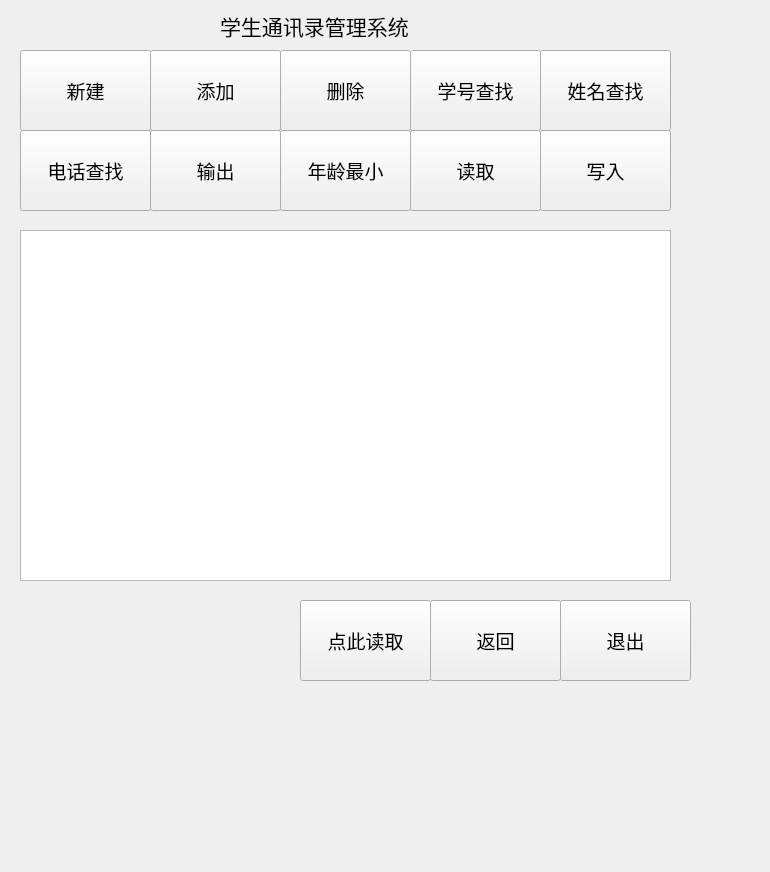
<?xml version="1.0" encoding="UTF-8"?>
<ui version="4.0">
 <class>readMinStudent</class>
 <widget class="QWidget" name="readMinStudent">
  <property name="geometry">
   <rect>
    <x>0</x>
    <y>0</y>
    <width>770</width>
    <height>872</height>
   </rect>
  </property>
  <property name="windowTitle">
   <string>Form</string>
  </property>
  <widget class="QPushButton" name="outputButton">
   <property name="geometry">
    <rect>
     <x>150</x>
     <y>130</y>
     <width>131</width>
     <height>81</height>
    </rect>
   </property>
   <property name="font">
    <font>
     <pointsize>14</pointsize>
    </font>
   </property>
   <property name="text">
    <string>输出</string>
   </property>
  </widget>
  <widget class="QPushButton" name="exitButton">
   <property name="geometry">
    <rect>
     <x>560</x>
     <y>600</y>
     <width>131</width>
     <height>81</height>
    </rect>
   </property>
   <property name="font">
    <font>
     <pointsize>14</pointsize>
    </font>
   </property>
   <property name="text">
    <string>退出</string>
   </property>
  </widget>
  <widget class="QPushButton" name="writeButton">
   <property name="geometry">
    <rect>
     <x>540</x>
     <y>130</y>
     <width>131</width>
     <height>81</height>
    </rect>
   </property>
   <property name="font">
    <font>
     <pointsize>14</pointsize>
    </font>
   </property>
   <property name="text">
    <string>写入</string>
   </property>
  </widget>
  <widget class="QPushButton" name="searchNumButton">
   <property name="geometry">
    <rect>
     <x>410</x>
     <y>50</y>
     <width>131</width>
     <height>81</height>
    </rect>
   </property>
   <property name="font">
    <font>
     <pointsize>14</pointsize>
    </font>
   </property>
   <property name="text">
    <string>学号查找</string>
   </property>
  </widget>
  <widget class="QPushButton" name="addButton">
   <property name="geometry">
    <rect>
     <x>150</x>
     <y>50</y>
     <width>131</width>
     <height>81</height>
    </rect>
   </property>
   <property name="font">
    <font>
     <pointsize>14</pointsize>
    </font>
   </property>
   <property name="text">
    <string>添加</string>
   </property>
  </widget>
  <widget class="QPushButton" name="outputMinButton">
   <property name="geometry">
    <rect>
     <x>300</x>
     <y>600</y>
     <width>131</width>
     <height>81</height>
    </rect>
   </property>
   <property name="font">
    <font>
     <pointsize>14</pointsize>
    </font>
   </property>
   <property name="text">
    <string>点此读取</string>
   </property>
  </widget>
  <widget class="QPushButton" name="searchPhoneNumButton">
   <property name="geometry">
    <rect>
     <x>20</x>
     <y>130</y>
     <width>131</width>
     <height>81</height>
    </rect>
   </property>
   <property name="font">
    <font>
     <pointsize>14</pointsize>
    </font>
   </property>
   <property name="text">
    <string>电话查找</string>
   </property>
  </widget>
  <widget class="QPushButton" name="establishButton">
   <property name="geometry">
    <rect>
     <x>20</x>
     <y>50</y>
     <width>131</width>
     <height>81</height>
    </rect>
   </property>
   <property name="font">
    <font>
     <pointsize>14</pointsize>
    </font>
   </property>
   <property name="text">
    <string>新建</string>
   </property>
  </widget>
  <widget class="QPushButton" name="searchNameButton">
   <property name="geometry">
    <rect>
     <x>540</x>
     <y>50</y>
     <width>131</width>
     <height>81</height>
    </rect>
   </property>
   <property name="font">
    <font>
     <pointsize>14</pointsize>
    </font>
   </property>
   <property name="text">
    <string>姓名查找</string>
   </property>
  </widget>
  <widget class="QPushButton" name="delButton">
   <property name="geometry">
    <rect>
     <x>280</x>
     <y>50</y>
     <width>131</width>
     <height>81</height>
    </rect>
   </property>
   <property name="font">
    <font>
     <pointsize>14</pointsize>
    </font>
   </property>
   <property name="text">
    <string>删除</string>
   </property>
  </widget>
  <widget class="QPushButton" name="readButton">
   <property name="geometry">
    <rect>
     <x>410</x>
     <y>130</y>
     <width>131</width>
     <height>81</height>
    </rect>
   </property>
   <property name="font">
    <font>
     <pointsize>14</pointsize>
    </font>
   </property>
   <property name="text">
    <string>读取</string>
   </property>
  </widget>
  <widget class="QPushButton" name="returnButton">
   <property name="geometry">
    <rect>
     <x>430</x>
     <y>600</y>
     <width>131</width>
     <height>81</height>
    </rect>
   </property>
   <property name="font">
    <font>
     <pointsize>14</pointsize>
    </font>
   </property>
   <property name="text">
    <string>返回</string>
   </property>
  </widget>
  <widget class="QPushButton" name="readMinStudentButton">
   <property name="geometry">
    <rect>
     <x>280</x>
     <y>130</y>
     <width>131</width>
     <height>81</height>
    </rect>
   </property>
   <property name="font">
    <font>
     <pointsize>14</pointsize>
    </font>
   </property>
   <property name="text">
    <string>年龄最小</string>
   </property>
  </widget>
  <widget class="QLabel" name="label">
   <property name="geometry">
    <rect>
     <x>220</x>
     <y>-40</y>
     <width>311</width>
     <height>131</height>
    </rect>
   </property>
   <property name="font">
    <font>
     <pointsize>16</pointsize>
    </font>
   </property>
   <property name="text">
    <string>学生通讯录管理系统</string>
   </property>
  </widget>
  <widget class="QTableWidget" name="tableWidget">
   <property name="geometry">
    <rect>
     <x>20</x>
     <y>230</y>
     <width>651</width>
     <height>351</height>
    </rect>
   </property>
  </widget>
 </widget>
 <resources/>
 <connections/>
</ui>
